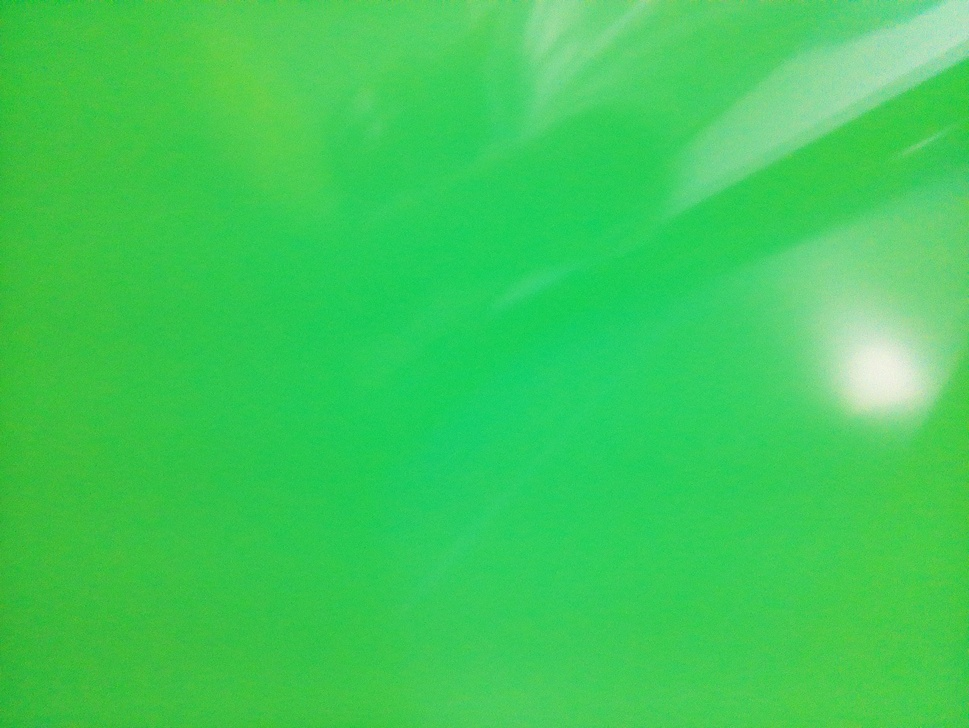
#> input picture Current/new_image.jpg, 969 x 728 px, shrunk from 3280 x 2464 before the run
$ python -i image_processing.py   (imports and definitions only)
#> lines starting #> are read from the running program, lines starting #| are printed output that depends on the picture
import cv2
import numpy as np
import camera_capture

def preprocess_image(img_path):
#> called with img_path = 'new_image.jpg'
    img = cv2.imread(img_path) #Read the original frame
#> img is the input picture: shape (728, 969, 3); mean B, G, R 89.3, 203.6, 63.2
    img_gray = cv2.cvtColor(img, cv2.COLOR_BGR2GRAY) #Convert to grayscale
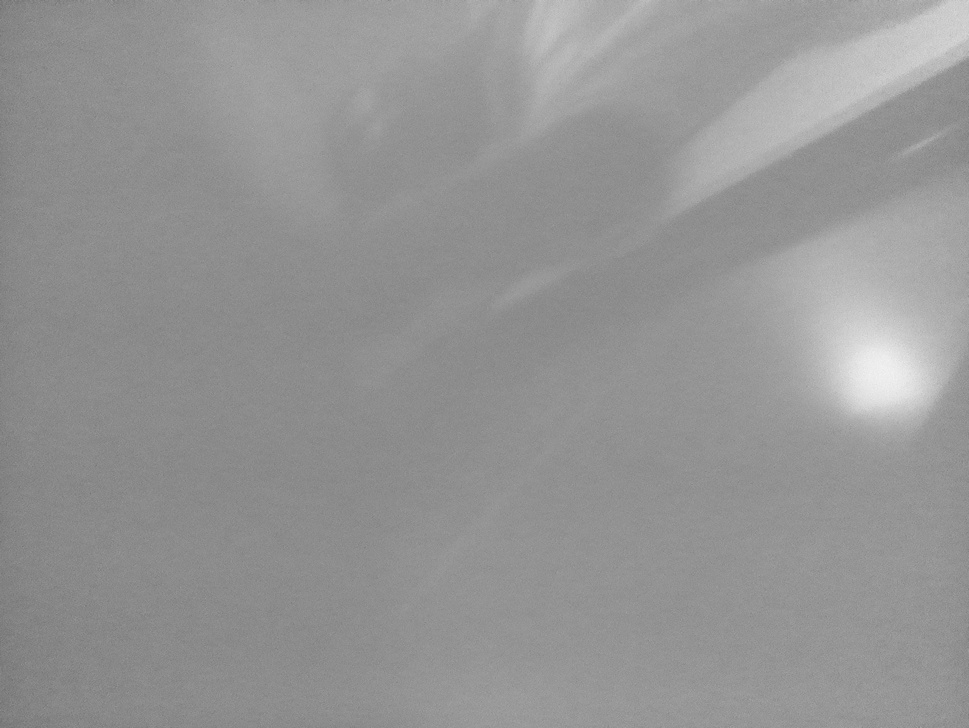
#> img_gray: shape (728, 969); min 110, max 244, mean 148.6
    img_blur = cv2.GaussianBlur(img_gray, (3, 3), 0) #Blur the image for better edge detection
    edges = cv2.Canny(image=img_blur, threshold1=100, threshold2=200) #Canny Edge Detection
#> edges: shape (728, 969); every value is 0
    #edges_colored_1 = cv2.cvtColor(edges, cv2.COLOR_GRAY2BGR) #Convert edges to a 3-channel image to display with OpenCV
    #cv2.imshow('Edge Detection Camera 1', edges_colored_1) #This perhaps shows the original image too
    cv2.imwrite("final_image.jpg", edges)
    #cv2.waitKey(0)  # Wait for a key press to close the window
    #cv2.destroyAllWindows()  # Close all OpenCV windows

    return "final_image.jpg"

def preprocess_reference(img_path):
    img = cv2.imread(img_path) #Read the original frame
    img_gray = cv2.cvtColor(img, cv2.COLOR_BGR2GRAY) #Convert to grayscale
    img_blur = cv2.GaussianBlur(img_gray, (3, 3), 0) #Blur the image for better edge detection
    edges = cv2.Canny(image=img_blur, threshold1=100, threshold2=200) #Canny Edge Detection
    return edges

def image_conversion(og_ref_images):
    reference_edge1 = preprocess_reference(og_ref_images[0])
    cv2.imwrite("reference1.jpg", reference_edge1)
    reference_edge2 = preprocess_reference(og_ref_images[1])
    cv2.imwrite("reference2.jpg", reference_edge2)
    reference_edge3 = preprocess_reference(og_ref_images[2])
    cv2.imwrite("reference3.jpg", reference_edge3)
    reference_edge4 = preprocess_reference(og_ref_images[3])
    cv2.imwrite("reference4.jpg", reference_edge4)
    ref_images_array = [
        "reference1.jpg",
        "reference2.jpg",
        "reference3.jpg",
        "reference4.jpg",
    ]
    return ref_images_array

def compute_match_percentage(image1, image2):
    img1 = cv2.imread(image1, cv2.IMREAD_GRAYSCALE) #Load images
    img2 = cv2.imread(image2, cv2.IMREAD_GRAYSCALE) #Load images
    orb = cv2.ORB_create() #Initiate ORB detector
    kp1, des1 = orb.detectAndCompute(img1, None) #Find keypoints and descriptors
    kp2, des2 = orb.detectAndCompute(img2, None) #Find keypoints and descriptors
    bf = cv2.BFMatcher(cv2.NORM_HAMMING, crossCheck=True) #Creating BFMatcher object
    matches = bf.match(des1, des2) #Match descriptors
    matches = sorted(matches, key=lambda x: x.distance) #Sort them in the order of their distance
    num_good_matches = len(matches) #Compute match percentage
    total_matches = min(len(kp1), len(kp2))
    match_percentage = (num_good_matches / total_matches) * 100
    return match_percentage

>>> result = preprocess_image('new_image.jpg')
